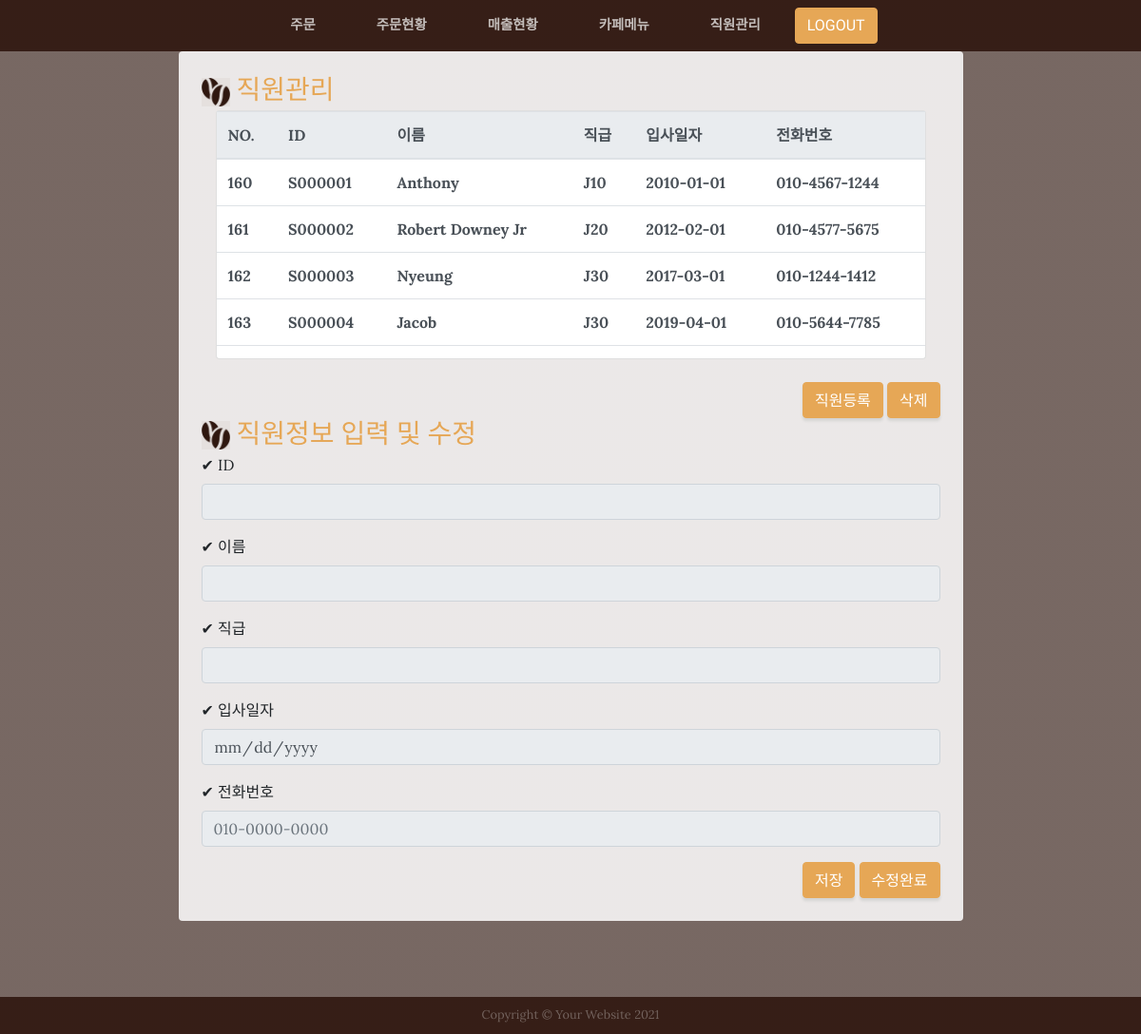
Page /staff/ on the committed database.
### mapleApp/models.py (models this page shows, shortened)
class Staff(models.Model):
    staffid = models.CharField(max_length=20,verbose_name='직원id')
    staffname = models.CharField(max_length=20,verbose_name='직원명')
    jobtitle = models.CharField(max_length=20,choices=job_title ,verbose_name='직급' )
    startdate = models.DateField(verbose_name='입사일')
    phone = models.CharField(max_length=20,verbose_name='전화번호')
    class Meta:
        db_table = 'm_staff' #테이블명

### mapleApp/views.py (the view)
# urls.py: path('staff/', views.staff, name='staff'),
def staff(request):
    if request.session.get('login')=='N':
        return redirect(index)
    staffs = Staff.objects.all()
    context = {'staffs' : staffs}
    return render(request, 'staff.html', context)

### mapleApp/templates/staff.html (shortened to what this page needs)
{% include 'header.html' %}
{% load static%}
{% load humanize %}
  <section class="page-section about-heading">
    <div class="container">
      <div class="about-heading-content">
        <div class="row">
          <div class="col-xl-9 col-lg-10 mx-auto">
            <div class="bg-faded rounded p-4">
              <h3 class="section-heading mb-1">
                <img  src="{% static 'img/cafe_icon3.png'%}" width="30" height="30">
                <span class="text-uppercase text-primary" > 직원관리 </span>
              </h3>
              <div class="container d-flex justify-content-center mt-10 mb-10">
                <div class="card w-100">
                  <div class="table-responsive">
                    <div style="width:100%; height:260px; overflow:auto ">
                    <table class="table table-hover " >
                      <thead class="thead-light">
                        <tr>
                          <th scope="col">NO.</th>
                          <th scope="col">ID</th>
                          <th scope="col">이름</th>
                          <th scope="col">직급</th>
                          <th scope="col">입사일자</th>
                          <th scope="col">전화번호</th>
                        </tr>
                      </thead>
                      <tbody id="staff_table">
                          {% for Staff in staffs %}
                          <tr>
                            <td>{{Staff.id}}</td>
                            <td>{{Staff.staffid}}</td>
                            <td>{{Staff.staffname}}</a></td>
                            <td>{{Staff.jobtitle}}</td>
                            <td>{{Staff.startdate|date:'Y-m-d'}}</td>
                            <td>{{Staff.phone}}</td>
                            </tr>
                          {% endfor %}
                      </tbody>
                    </table>
                    </div>
                  </div>
                </div>
              </div>
              <br>
              <div class="intro-button" align="right">
                <button type="submit" class="btn btn-primary" id="inputBtn2">직원등록</button>
                <button type="submit" class="btn btn-primary" id="delBtn2">삭제</button>
              </div>
              <h3 class="section-heading mb-1">
                <img  src="{% static 'img/cafe_icon3.png'%}" width="30" height="30">
                <span class="text-uppercase text-primary" > 직원정보 입력 및 수정 </span>
              </h3>
              <section class="content">
                <div class="row">
                  <div class="col-md-12">
                    <div class="box box-primary">
                      <form id="regForm"  method="post" action="" >
                        <div class="box-body">
                          <div class="form-group">
                            <label for="exampleInputEmail1"> ✔ ID </label>
                              <input type="text"  name="staffid" readonly
                                id='staffid' class="form-control" placeholder="">
                          </div>
                          <div class="form-group">
                            <label for="exampleInputEmail1"> ✔ 이름 </label>
                              <input type="text"  name="staffname" readonly
                                id='staffname' class="form-control" placeholder="">
                          </div>
                          <div class="form-group">
                            <label for="exampleInputEmail1"> ✔ 직급 </label>
                              <input type="text"   name="jobtitle" readonly
                                id='jobtitle' class="form-control" placeholder="">
                          </div>
                          <div class="form-group">
                            <label for="exampleInputEmail1"> ✔ 입사일자 </label>
                              <input type="date"   name="startdate" readonly
                                id='startdate' class="form-control" placeholder="">
                          </div>
                           <div class="form-group">
                            <label for="exampleInputEmail1"> ✔ 전화번호 </label>
                              <input type="tel"  name="phone" readonly
                                id='phone' class="form-control" placeholder="010-0000-0000">
                            </div>
                        </div>
                      </form>
                    </div>
                  </div>
                </div>
              </section>
              <div class="intro-button" align="right">
                <button type="submit" class="btn btn-primary" id="saveBtn3">저장</button>
                <button type="submit" class="btn btn-primary" id="modiBtn3">수정완료</button>
              </div>
            </div>
          </div>
        </div>
      </div>
    </div>
  </section>
{% include 'footer.html' %}
</body>
</html>

### mapleApp/templates/staff.html (style rules this page uses)
tbody { font-weight : bold; font-family: Lora; color : #495057 ; }

### rows in the picture
Staff: id "160", staffid "S000001", staffname "Anthony", jobtitle "J10", startdate "2010-01-01", phone "010-4567-1244"
Staff: id "161", staffid "S000002", staffname "Robert Downey Jr", jobtitle "J20", startdate "2012-02-01", phone "010-4577-5675"
Staff: id "162", staffid "S000003", staffname "Nyeung", jobtitle "J30", startdate "2017-03-01", phone "010-1244-1412"
Staff: id "163", staffid "S000004", staffname "Jacob", jobtitle "J30", startdate "2019-04-01", phone "010-5644-7785"
